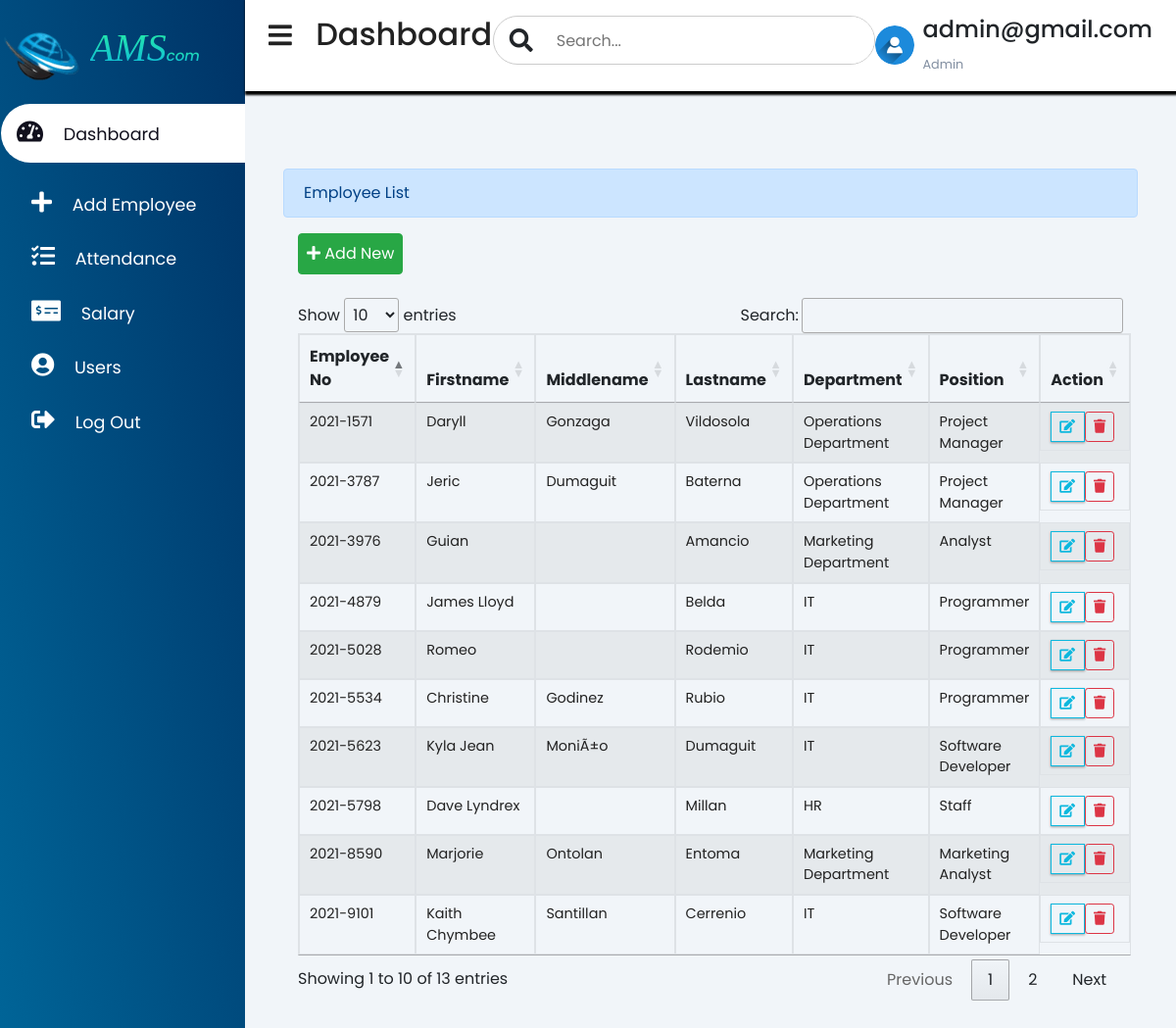
Before: /admin/employee.php (signed in) with the older database file.
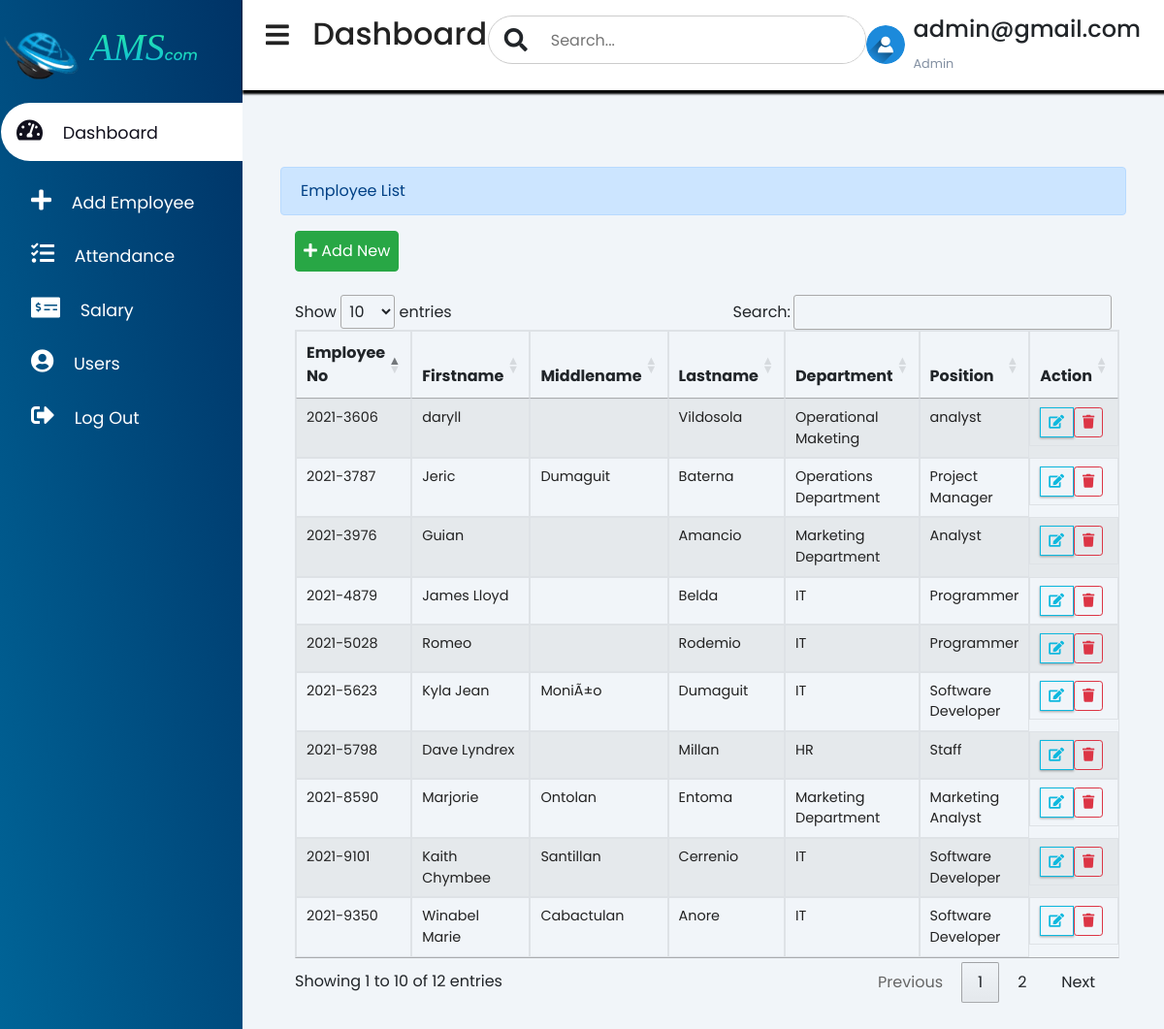
After: the same page with the newer database file.
### tables this page shows
CREATE TABLE `employee` (
  `id` int(20) NOT NULL,
  `employee_no` varchar(100) NOT NULL,
  `firstname` varchar(50) NOT NULL,
  `middlename` varchar(20) NOT NULL,
  `lastname` varchar(50) NOT NULL,
  `department` varchar(100) NOT NULL,
  `position` varchar(100) NOT NULL,
  `started_at` date NOT NULL DEFAULT current_timestamp(),
  `ended_at` datetime DEFAULT NULL
);

### admin/employee.php (the view, shortened to what this page needs)
<!DOCTYPE html>
<?php
	require_once 'auth.php';
?>
<html lang="eng">
	<head>
		<?php include 'header.php' ?>
	</head>
	<body>
		<?php include'nav_bar.php' ?>
		<main>
        <div class="container-fluid admin" >
            <div class="alert alert-primary">Employee List</div>
            <div class="well col-lg-12">
                <button class="btn btn-success p-2" type="button" id="new_emp_btn"><span class="fa fa-plus"></span> Add New </button>
                <br />
                <br />
                <table id="table" class="table table-bordered table-striped">
                    <thead>
                        <tr>
                            <th>Employee No</th>
                            <th>Firstname</th>
                            <th>Middlename</th>
                            <th>Lastname</th>
                            <th>Department</th>
                            <th>Position</th>
                            <th>Action</th>
                        </tr>
                    </thead>
                    <tbody>
                        <?php
                            $employee_qry= mysqli_query($conn,"SELECT * FROM `employee`");
                            while($row=$employee_qry->fetch_array()){
                        ?>
                        <tr>
                            <td><?php echo $row['employee_no']?></td>
                            <td><?php echo $row['firstname']?></td>
                            <td><?php echo $row['middlename']?></td>
                            <td><?php echo $row['lastname']?></td>
                            <td><?php echo $row['department']?></td>
                            <td><?php echo $row['position']?></td>
                            <td>
                                <center>
								<div style="display:flex;">
									<button class="btn btn-sm btn-outline-primary edit_employee" data-id="<?php echo $row['employee_no']?>" type="button"><i class="fa fa-edit"></i></button>
									<button class="btn btn-sm btn-outline-danger remove_employee" data-id="<?php echo $row['employee_no']?>" type="button"><i class="fa fa-trash"></i></button>
								</div>
							</center>
                            </td>
                        </tr>
                        <?php
                            }
                        ?>
                    </tbody>
                </table>
            </div>
            <br />
            <br />
            <br />
        </div>
    </main>
	</body>
</html>

Changed rows visible on the page:
removed employee: employee_no "2021-5534", firstname "Christine", middlename "Godinez", lastname "Rubio", department "IT", position "Programmer"
removed employee: employee_no "2021-1571", firstname "Daryll", middlename "Gonzaga", lastname "Vildosola", department "Operations Department", position "Project Manager"
now on this page (row unchanged): employee: employee_no "2021-9350", firstname "Winabel Marie", middlename "Cabactulan", lastname "Anore", department "IT", position "Software Developer"
added employee: employee_no "2021-3606", firstname "daryll", lastname "Vildosola", department "Operational Maketing", position "analyst"
Other visible differences:
text written by a page script: "Show entries Search: Showing 1 to 10 of 13 entries Previous 1 2 Next" → "Show entries Search: Showing 1 to 10 of 12 entries Previous 1 2 Next"
